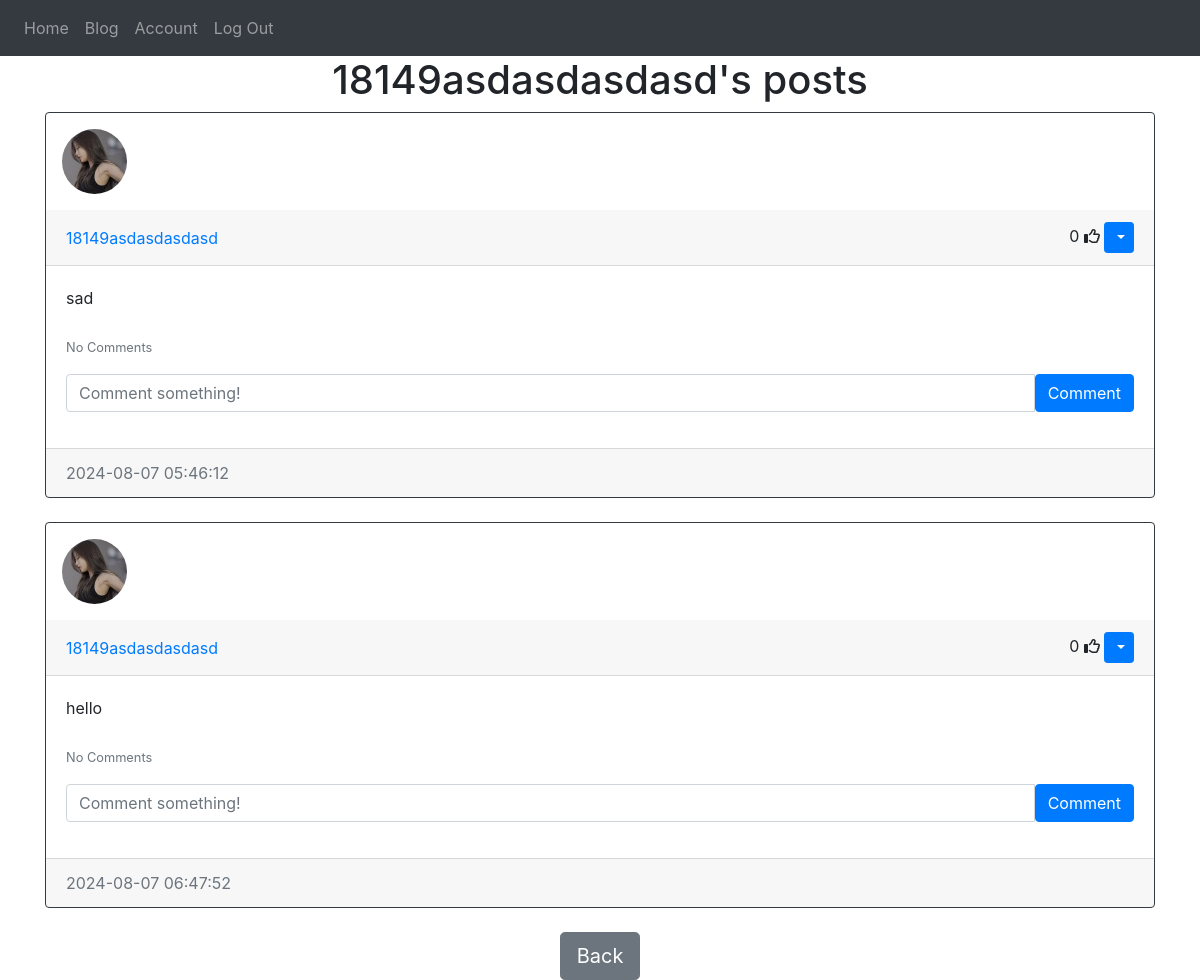
/posts/18149asdasdasdasd (signed in), run on the app's committed database.
### website/models.py (models this page shows)
class User(db.Model, UserMixin):
    id = db.Column(db.Integer, primary_key=True)
    email = db.Column(db.String(150), unique=True)
    username = db.Column(db.String(150), unique=True)
    password = db.Column(db.String(150))
    image_file = db.Column(db.String(20), nullable = False, default = 'default.jpg')
    date_created = db.Column(db.DateTime(timezone=True), default=func.now())
    posts = db.relationship('Post', backref='user', passive_deletes=True)
    likes = db.relationship('Like', backref='user', passive_deletes=True)
    comments = db.relationship('Comment', backref='user', passive_deletes=True)

class Post(db.Model):
    id = db.Column(db.Integer, primary_key=True)
    text = db.Column(db.Text, nullable=False)
    date_created = db.Column(db.DateTime(timezone=True), default=func.now())
    author = db.Column(db.Integer, db.ForeignKey('user.id', ondelete='CASCADE'), nullable=False)
    likes = db.relationship('Like', backref='post', passive_deletes=True)
    comments = db.relationship('Comment', backref='post', passive_deletes=True)

### website/views.py (the view)
@views.route("/posts/<username>")
@login_required
def posts(username):
    user = User.query.filter_by(username=username).first()
    if not user:
        flash('No user with that username exists.', category='error')
        return redirect(url_for('views.home'))
    posts = Post.query.filter_by(author=user.id).all()
    return render_template("posts.html", user=current_user, posts=posts, username=username)

### website/__init__.py (called while the page is built)
def create_app():
    app = Flask(__name__)
    app.config['SECRET_KEY'] = "iP8BYFmrKH"
    app.config['SQLALCHEMY_DATABASE_URI'] = f'sqlite:///{DB_NAME}'
    db.init_app(app)
    from .views import views
    from .auth import auth
    app.register_blueprint(views, url_prefix="/")
    app.register_blueprint(auth, url_prefix="/")
    from .models import User, Post
    with app.app_context():
        db.create_all()
    login_manager = LoginManager()
    login_manager.login_view = "auth.login"
    login_manager.init_app(app)
    @login_manager.user_loader
    def load_user(id):
        return User.query.get(int(id))
    return app

### website/templates/posts.html (shortened to what this page needs)
{% extends "posts_div.html" %}{% block title %}{{username}}'s Posts{% endblock %}
{% block header %} {{username}}'s posts {% endblock %}
{% block footer %}
    <div align="center">
        <a href="/home">
            <button type="button" class="btn btn-secondary btn-lg">
                Back
            </button>
        </a>
    </div>
{% endblock %}

### website/templates/posts_div.html (shortened to what this page needs)
{% extends "template.html" %}{% block title %}Home{% endblock %}
{% block content %}
<h1 align="center">{% block header %}Posts{% endblock %}</h1>
<div id="posts">
    {% for post in posts %}
    <div class="card border-dark">
        <img class = "rounded-circle article-img" src="{{ url_for('static', filename='profile_pics/' + post.user.image_file)}}"></img>
        <div class="card-header d-flex justify-content-between align-items-center">
            <a href="/posts/{{post.user.username}}">{{post.user.username}}</a>
            <div>
                <span id="likes-count-{{post.id}}">
                    {{ post.likes|length }}</span>
                    {% if user.id in post.likes|map(attribute="author")|list %}
                    <i
                        class="fas fa-thumbs-up"
                        id="like-button-{{post.id}}"
                        onclick="like({{post.id}})"
                    ></i>
                    {% else %}
                    <i
                        class="far fa-thumbs-up"
                        id="like-button-{{post.id}}"
                        onclick="like({{post.id}})"
                    ></i>
                    {% endif %}
                {% if user.id == post.author %}
                <div class="btn-group">
                  <button
                      type="button"
                      class="btn btn-sm btn-primary dropdown-toggle"
                     data-bs-toggle="dropdown">
                 </button>
                </div>
                {% endif %}
            </div>
        </div>
        <div class="card-body">
            <div class="card-text">{{post.text}}</div>
            <br/>
            <p class="card-text">
                {% if post.comments|length > 0 %}
                <a data-bs-toggle="collapse" href="#comments-{{post.id}}" role="button">
                    <small>View {{post.comments|length}} Comments</small>
                </a>
                {% else %}
                <small class="text-muted">No Comments</small>
                {% endif %}
            </p>
            <form
            class="input-group mb-3"
            method="POST"
            action="/create-comment/{{post.id}}"
            >
                <input
                    type="text"
                    id="text"
                    name="text"
                    class="form-control"
                    placeholder="Comment something!"
                />
                <button type"submit" class="btn btn-primary">Comment</button>
        </form>
        </div>
        <div class="card-footer text-muted">{{post.date_created}}</div>
    </div>
    <br/>
    {% endfor %}
</div>
{% block footer %}{% endblock %}
{% endblock %}

### website/templates/template.html (shortened to what this page needs)
<!doctype html>
<html lang="en">
  <head>
    <link rel="stylesheet" href="https://cdn.jsdelivr.net/npm/bootstrap@4.4.1/dist/css/bootstrap.min.css">
	<link rel="stylesheet" href="static/styles.css">
  </head>
  <body>
	<nav class="navbar navbar-expand-md bg-dark navbar-dark">
		<div class="collapse navbar-collapse" id="collapsibleNavbar">
		  <ul class="navbar-nav">
			{% if user.is_authenticated %}
			<li class="nav-item">
				<a class="nav-link" href="/home">Home</a>
			</li>
			<li class="nav-item">
			  <a class="nav-link" href="/blog">Blog</a>
			</li>
			<li class="nav-item">
				<a class="nav-link" href="/account">Account</a>
			</li>
			<li class="nav-item">
			  <a class="nav-link" href="/logout">Log Out</a>
			</li>
			{% endif %}
		  </ul>
		</div>
	  </nav>
    <div class="container">{% block content %}{% endblock %}</div>
  </body>
</html>

### website/static/styles.css (style rules this page uses)
.article-img { height: 65px; width: 65px; margin: 16px; }

### data on the page
User: username "18149asdasdasdasd"
Post: image_file (picture), user.username "18149asdasdasdasd", likes|length "0", text "sad", date_created "2024-08-07 05:46:12"
Post: image_file (picture), user.username "18149asdasdasdasd", likes|length "0", text "hello", date_created "2024-08-07 06:47:52"
